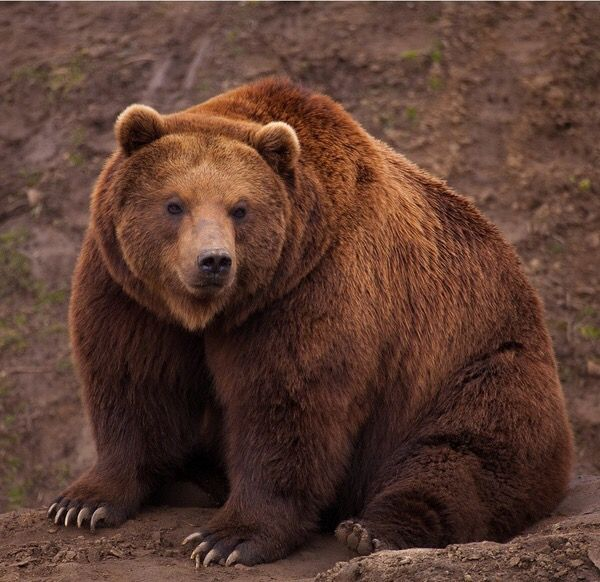
#> input picture Image_Classification/grizzly_bear.jpg, 600 x 582 px
$ python basic_filter.py
#> lines starting #> are read from the running program, lines starting #| are printed output that depends on the picture
#> the answer given: grizzly_bear.jpg
from PIL import Image, ImageFilter
import matplotlib.pyplot as plt
import os

def apply_blur_filter(image_path, output_path="blurred_image.png"):
#> called with image_path = 'grizzly_bear.jpg', output_path = 'grizzly_bear_blurred.jpg'
    try:
        img = Image.open(image_path)
#> img is the input picture: PIL image 600x582 RGB; mean R, G, B 91.9, 61.1, 49.8
        img_resized = img.resize((128, 128))
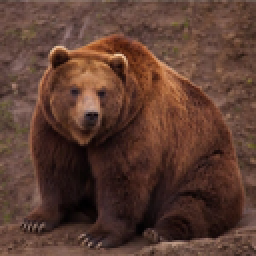
#> img_resized: PIL image 128x128 RGB (shown 2 times larger); mean R, G, B 91.9, 61, 49.8
        img_blurred = img_resized.filter(ImageFilter.GaussianBlur(radius=2))
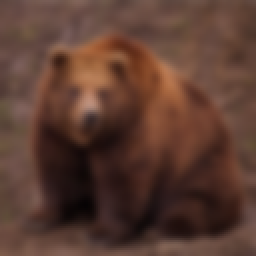
#> img_blurred: PIL image 128x128 RGB (shown 2 times larger); mean R, G, B 91.9, 61, 49.8

        plt.imshow(img_blurred)
        plt.axis('off')
        plt.savefig(output_path, bbox_inches='tight', pad_inches=0)
        plt.close()
        print(f"Processed image saved as '{output_path}'.")

    except Exception as e:
        print(f"Error processing image: {e}")

if __name__ == "__main__":
    print("Image Blur Processor (type 'exit' to quit)\n")
    while True:
#> (the run stopped early here; a loop or call above may not have finished)
